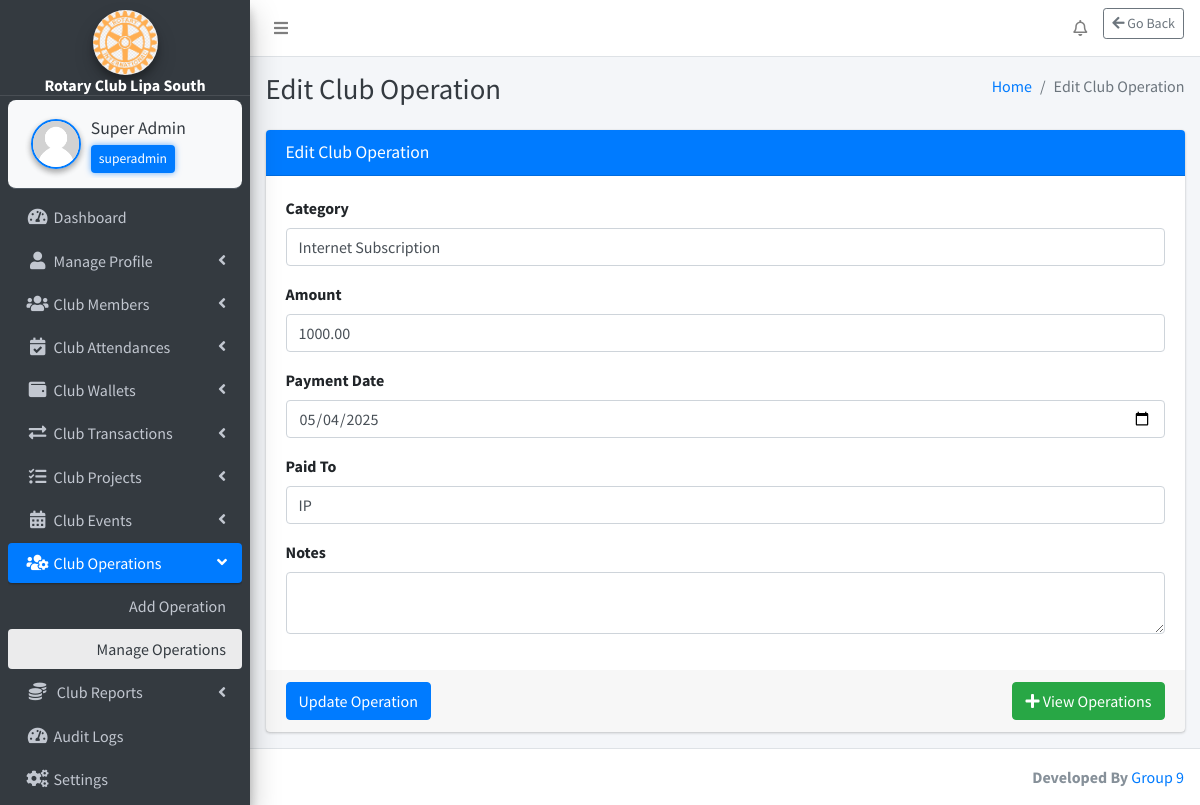
The app's page /webpages/club-operations/manage-operations/edit_operation.php?id=9 (signed in) with its own data.
### tables this page shows
CREATE TABLE `settings` (
  `id` int(11) NOT NULL,
  `system_name` varchar(255) NOT NULL,
  `logo` varchar(255) NOT NULL,
  `currency` varchar(50) NOT NULL
);

CREATE TABLE `club_position` (
  `id` int(11) NOT NULL,
  `position_name` varchar(255) NOT NULL
);

CREATE TABLE `club_operations` (
  `id` int(11) NOT NULL,
  `category` varchar(100) NOT NULL,
  `amount` decimal(10,2) NOT NULL,
  `payment_date` date NOT NULL,
  `paid_to` varchar(255) DEFAULT NULL,
  `notes` text DEFAULT NULL,
  `status` enum('Paid','Unpaid') DEFAULT 'Unpaid',
  `encoded_by` int(11) NOT NULL,
  `encoded_at` timestamp NOT NULL DEFAULT current_timestamp()
);

### webpages/club-operations/manage-operations/edit_operation.php (the view, shortened to what the rows shown need)
<?php
include_once($_SERVER['DOCUMENT_ROOT'] . '/rotary/includes/config.php');
$edit_id = $_GET['id'] ?? $_POST['edit_id'] ?? null;
$editQuery = $conn->prepare("SELECT * FROM club_operations WHERE id = ?");
$editQuery->bind_param("i", $edit_id);
$editQuery->execute();
$editData = $editQuery->get_result()->fetch_assoc();
?>
<!DOCTYPE html>
<html lang="en">
<?php include('../../../includes/header.php'); ?>
<body class="hold-transition sidebar-mini layout-fixed layout-navbar-fixed layout-footer-fixed">
<div class="wrapper">
<?php include('../../../includes/nav.php'); ?>
<?php include('../../../includes/sidebar.php'); ?>
<div class="content-wrapper">
    <?php include('../../../includes/page_title.php'); ?>
    <section class="content">
        <div class="container-fluid">
            <div class="row">
                <div class="col-md-12">
                    <div class="card card-primary">
                       <form id="editProfileForm" method="post" action="" enctype="multipart/form-data">
                            <div class="card-body">
                                <div class="form-group">
                                    <label for="category">Category</label>
                                    <input type="text" name="category" class="form-control" id="category" value="<?= htmlspecialchars($editData['category']) ?>" required>
                                </div>
                                <div class="form-group">
                                    <label for="amount">Amount</label>
                                    <input type="number" step="0.01" name="amount" class="form-control" id="amount" value="<?= htmlspecialchars($editData['amount']) ?>" required>
                                </div>
                                <div class="form-group">
                                    <label for="payment_date">Payment Date</label>
                                    <input type="date" name="payment_date" class="form-control" id="payment_date" value="<?= htmlspecialchars($editData['payment_date']) ?>" required>
                                </div>
                                <div class="form-group">
                                    <label for="paid_to">Paid To</label>
                                    <input type="text" name="paid_to" class="form-control" id="paid_to" value="<?= htmlspecialchars($editData['paid_to']) ?>"  >
                                </div>
                            </div>
                        </form>
                    </div>
                </div>
            </div>
        </div>
    </section>
</div>
</div>
</body>
</html>

### includes/sidebar.php (shortened to what the rows shown need)
<?php
function getSystemName() {
    global $conn;
    $result = $conn->query("SELECT system_name FROM settings");
    return ($result->num_rows > 0) ? $result->fetch_assoc()['system_name'] : 'RCLS';
}
if (isset($_SESSION['user_id'])) {
    $userId = $_SESSION['user_id'];
    $positionName = '';
    $sql = "SELECT cp.position_name
            FROM club_position cp
            INNER JOIN members m ON cp.id = m.role
            WHERE m.id = '$userId'";
    $positionResult = $conn->query($sql);
    if ($positionResult && $positionRow = $positionResult->fetch_assoc()) {
        $positionName = $positionRow['position_name'];
    }
}
function getLogoUrl() {
    global $conn;
    $result = $conn->query("SELECT logo FROM settings");
    if ($result->num_rows > 0) {
        $logoFile = $result->fetch_assoc()['logo'];
        $path = "/rotary/uploads/" . $logoFile;
        return file_exists($_SERVER['DOCUMENT_ROOT'] . $path) ? $path : "/rotary/dist/img/AdminLTELogo.png";
    }
    return "/rotary/dist/img/AdminLTELogo.png";
}
?>
<aside class="main-sidebar sidebar-dark-primary elevation-4">
    <div class="text-center"
         style="padding: 10px 0 0 0; margin: 0 !important; border-bottom: 1px solid rgba(255,255,255,0.1);">
        <a href="#" class="d-block" style="margin: 0; padding: 0;">
            <img src="<?php echo getLogoUrl(); ?>"
                 alt="Logo"
                 class="img-circle elevation-3"
                 style="width: 65px; height: 65px; object-fit: cover; margin: 0 auto; display: block;">
            <div class="brand-text font-weight-bold text-white"
                 style="font-size: 1rem; line-height: 1.1; margin: 2px 0 0 0;">
                <?php echo getSystemName(); ?>
            </div>
        </a>
    </div>
    <div class="sidebar" style="padding-top: 4px !important; margin-top: 0 !important;">
        <div class="user-panel d-flex align-items-center"
             style="background-color: #f8f9fa; border-radius: 8px; padding: 10px; margin: 0 !important;">
            <div class="info flex-grow-1">
                <a href="/rotary/webpages/manage-profile/edit-profile/edit_profile.php"
                   class="d-block fw-semibold text-dark"
                   style="font-size: 1.1rem; white-space: nowrap; overflow: hidden; text-overflow: ellipsis;">
                    <?php echo htmlspecialchars($_SESSION['fullname'] ?? 'Guest'); ?>
                </a>
                <?php if (!empty($positionName)): ?>
                    <small class="d-block mt-1 px-2 py-1 rounded"
                           style="background-color: #007bff; color: white; font-size: 0.85rem; max-width: fit-content; box-shadow: 0 0 6px rgba(0, 123, 255, 0.6);">
                        <?php echo htmlspecialchars($positionName); ?>
                    </small>
                <?php else: ?>
                    <small class="d-block mt-1 text-muted" style="font-size: 0.85rem;">No Role Assigned</small>
                <?php endif; ?>
            </div>
        </div>
    </div>
</aside>

### records on screen
settings: logo (picture), system_name "Rotary Club Lipa South"
club_position: position_name "superadmin"
club_operations: category "Internet Subscription", amount "1000.00", payment_date "05/04/2025", paid_to "IP"

### other values on screen
$_SESSION['fullname'] "Super Admin"
$pageTitle "Edit Club Operation"
